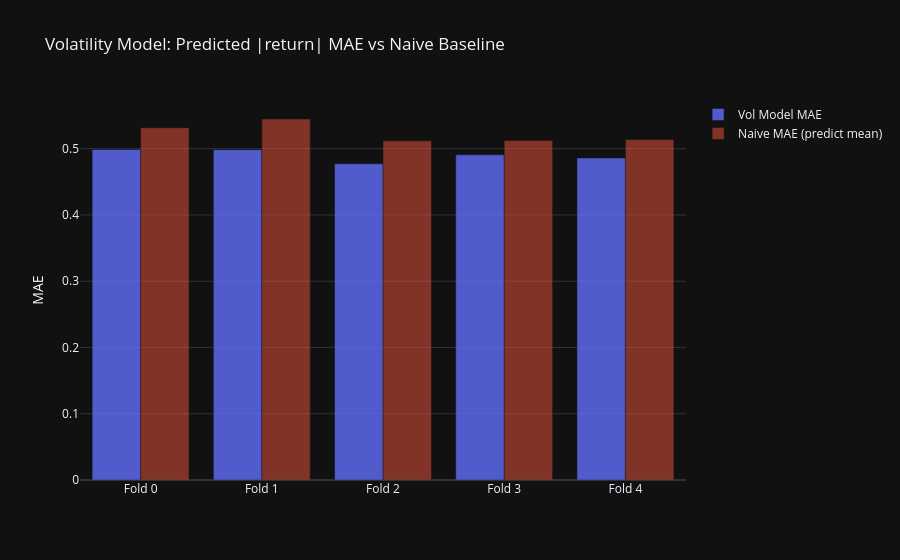

The code cell stored with this chart in its notebook:
### Code cell
# Volatility model: does it beat naive?
fig = go.Figure()
fig.add_trace(go.Bar(
    x=fold_labels,
    y=[r.vol_val_mae for r in exp_results],
    name="Vol Model MAE", marker_color="#636efa", opacity=0.8,
))
fig.add_trace(go.Bar(
    x=fold_labels,
    y=[r.naive_vol_mae for r in exp_results],
    name="Naive MAE (predict mean)", marker_color="#ef553b", opacity=0.5,
))
fig.update_layout(
    template="plotly_dark",
    title="Volatility Model: Predicted |return| MAE vs Naive Baseline",
    yaxis_title="MAE",
    barmode="group",
)
fig.show()

### Figure 1 — Plotly figure (JSON) as saved in the notebook; plotly's stock layout.template omitted (floating-point values rounded to 4 significant figures)
{"data": [{"marker": {"color": "#636efa"}, "name": "Vol Model MAE", "opacity": 0.8, "type": "bar", "x": ["Fold 0", "Fold 1", "Fold 2", "Fold 3", "Fold 4"], "y": [0.4988, 0.4986, 0.4772, 0.4909, 0.486]}, {"marker": {"color": "#ef553b"}, "name": "Naive MAE (predict mean)", "opacity": 0.5, "type": "bar", "x": ["Fold 0", "Fold 1", "Fold 2", "Fold 3", "Fold 4"], "y": [0.5316, 0.5448, 0.5118, 0.5125, 0.5139]}], "layout": {"barmode": "group", "title": {"text": "Volatility Model: Predicted |return| MAE vs Naive Baseline"}, "yaxis": {"title": {"text": "MAE"}}}}
